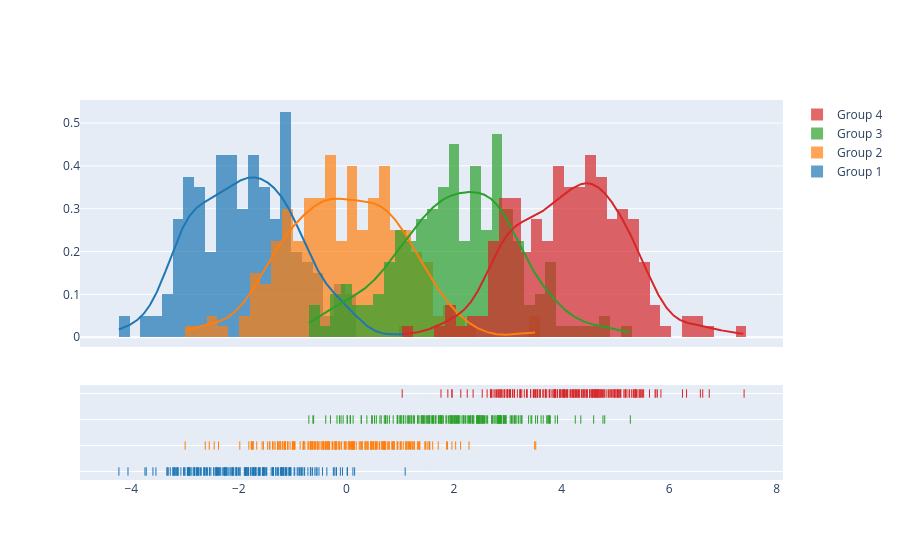

Here is the notebook cell this chart was saved with:
### Code cell
import plotly.figure_factory as ff

# Add histogram data
x1 = np.random.randn(200) - 2
x2 = np.random.randn(200)
x3 = np.random.randn(200) + 2
x4 = np.random.randn(200) + 4

# Group data together
hist_data = [x1, x2, x3, x4]

group_labels = ['Group 1', 'Group 2', 'Group 3', 'Group 4']

# Create distplot with custom bin_size
fig = ff.create_distplot(hist_data, group_labels, bin_size=.2)
fig.show()

### Figure 1 — Plotly figure (JSON) as saved in the notebook; plotly's stock layout.template omitted (floating-point values rounded to 4 significant figures; data arrays with more than 128 entries replaced by an {"elided": "..."} marker saying what was removed)
{"data": [{"autobinx": false, "histnorm": "probability density", "legendgroup": "Group 1", "marker": {"color": "rgb(31, 119, 180)"}, "name": "Group 1", "opacity": 0.7, "type": "histogram", "x": {"elided": "200 float values"}, "xaxis": "x", "xbins": {"end": 1.092, "size": 0.2, "start": -4.23}, "yaxis": "y"}, {"autobinx": false, "histnorm": "probability density", "legendgroup": "Group 2", "marker": {"color": "rgb(255, 127, 14)"}, "name": "Group 2", "opacity": 0.7, "type": "histogram", "x": {"elided": "200 float values"}, "xaxis": "x", "xbins": {"end": 3.52, "size": 0.2, "start": -2.998}, "yaxis": "y"}, {"autobinx": false, "histnorm": "probability density", "legendgroup": "Group 3", "marker": {"color": "rgb(44, 160, 44)"}, "name": "Group 3", "opacity": 0.7, "type": "histogram", "x": {"elided": "200 float values"}, "xaxis": "x", "xbins": {"end": 5.278, "size": 0.2, "start": -0.6995}, "yaxis": "y"}, {"autobinx": false, "histnorm": "probability density", "legendgroup": "Group 4", "marker": {"color": "rgb(214, 39, 40)"}, "name": "Group 4", "opacity": 0.7, "type": "histogram", "x": {"elided": "200 float values"}, "xaxis": "x", "xbins": {"end": 7.393, "size": 0.2, "start": 1.036}, "yaxis": "y"}, {"legendgroup": "Group 1", "marker": {"color": "rgb(31, 119, 180)"}, "mode": "lines", "name": "Group 1", "showlegend": false, "type": "scatter", "x": {"elided": "500 float values"}, "xaxis": "x", "y": {"elided": "500 float values"}, "yaxis": "y"}, {"legendgroup": "Group 2", "marker": {"color": "rgb(255, 127, 14)"}, "mode": "lines", "name": "Group 2", "showlegend": false, "type": "scatter", "x": {"elided": "500 float values"}, "xaxis": "x", "y": {"elided": "500 float values"}, "yaxis": "y"}, {"legendgroup": "Group 3", "marker": {"color": "rgb(44, 160, 44)"}, "mode": "lines", "name": "Group 3", "showlegend": false, "type": "scatter", "x": {"elided": "500 float values"}, "xaxis": "x", "y": {"elided": "500 float values"}, "yaxis": "y"}, {"legendgroup": "Group 4", "marker": {"color": "rgb(214, 39, 40)"}, "mode": "lines", "name": "Group 4", "showlegend": false, "type": "scatter", "x": {"elided": "500 float values"}, "xaxis": "x", "y": {"elided": "500 float values"}, "yaxis": "y"}, {"legendgroup": "Group 1", "marker": {"color": "rgb(31, 119, 180)", "symbol": "line-ns-open"}, "mode": "markers", "name": "Group 1", "showlegend": false, "type": "scatter", "x": {"elided": "200 float values"}, "xaxis": "x", "y": {"elided": "200 str values"}, "yaxis": "y2"}, {"legendgroup": "Group 2", "marker": {"color": "rgb(255, 127, 14)", "symbol": "line-ns-open"}, "mode": "markers", "name": "Group 2", "showlegend": false, "type": "scatter", "x": {"elided": "200 float values"}, "xaxis": "x", "y": {"elided": "200 str values"}, "yaxis": "y2"}, {"legendgroup": "Group 3", "marker": {"color": "rgb(44, 160, 44)", "symbol": "line-ns-open"}, "mode": "markers", "name": "Group 3", "showlegend": false, "type": "scatter", "x": {"elided": "200 float values"}, "xaxis": "x", "y": {"elided": "200 str values"}, "yaxis": "y2"}, {"legendgroup": "Group 4", "marker": {"color": "rgb(214, 39, 40)", "symbol": "line-ns-open"}, "mode": "markers", "name": "Group 4", "showlegend": false, "type": "scatter", "x": {"elided": "200 float values"}, "xaxis": "x", "y": {"elided": "200 str values"}, "yaxis": "y2"}], "layout": {"barmode": "overlay", "hovermode": "closest", "legend": {"traceorder": "reversed"}, "xaxis": {"anchor": "y2", "domain": [0.0, 1.0], "zeroline": false}, "yaxis": {"anchor": "free", "domain": [0.35, 1], "position": 0.0}, "yaxis2": {"anchor": "x", "domain": [0, 0.25], "dtick": 1, "showticklabels": false}}}
